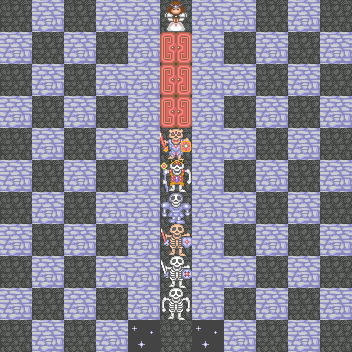

This is a level from a 2D game, rendered from its Tiled map with the project's own tilesets. A one-line summary and the map file follow, with tile-layer data summarised:
An orthogonal 11x11 tile map with 32x32 px tiles, 6 tile layers (floor, prop, enemy, NPC, ...), 5 tilesets.

<map version="1.0" orientation="orthogonal" renderorder="right-down" width="11" height="11" tilewidth="32" tileheight="32" nextobjectid="1">
 <tileset firstgid="1" name="terrain" tilewidth="32" tileheight="32">
  <image source="terrain.png" width="128" height="128" />
 </tileset>
 <tileset firstgid="17" name="enemy" tilewidth="32" tileheight="32">
  <image source="enemy.png" width="128" height="2048" />
 </tileset>
 <tileset firstgid="273" name="door" tilewidth="32" tileheight="32">
  <image source="door.png" width="128" height="256" />
 </tileset>
 <tileset firstgid="305" name="item" tilewidth="32" tileheight="32">
  <image source="item.png" width="128" height="512" />
 </tileset>
 <tileset firstgid="369" name="npc" tilewidth="32" tileheight="32">
  <image source="npc.png" width="128" height="288" />
 </tileset>
 <layer name="floor" width="11" height="11">
  <data>[121 cells, 121 non-empty, 1 distinct tile ids]</data>
 </layer>
 <layer name="prop" width="11" height="11">
  <data>[121 cells, 0 non-empty, 0 distinct tile ids]</data>
 </layer>
 <layer name="enemy" width="11" height="11">
  <data>[121 cells, 6 non-empty, 6 distinct tile ids]</data>
 </layer>
 <layer name="NPC" width="11" height="11">
  <data>[121 cells, 1 non-empty, 1 distinct tile ids]</data>
 </layer>
 <layer name="door" width="11" height="11">
  <data>[121 cells, 3 non-empty, 1 distinct tile ids]</data>
 </layer>
 <layer name="wall" width="11" height="11">
  <data>[121 cells, 66 non-empty, 2 distinct tile ids]</data>
 </layer>
</map>
